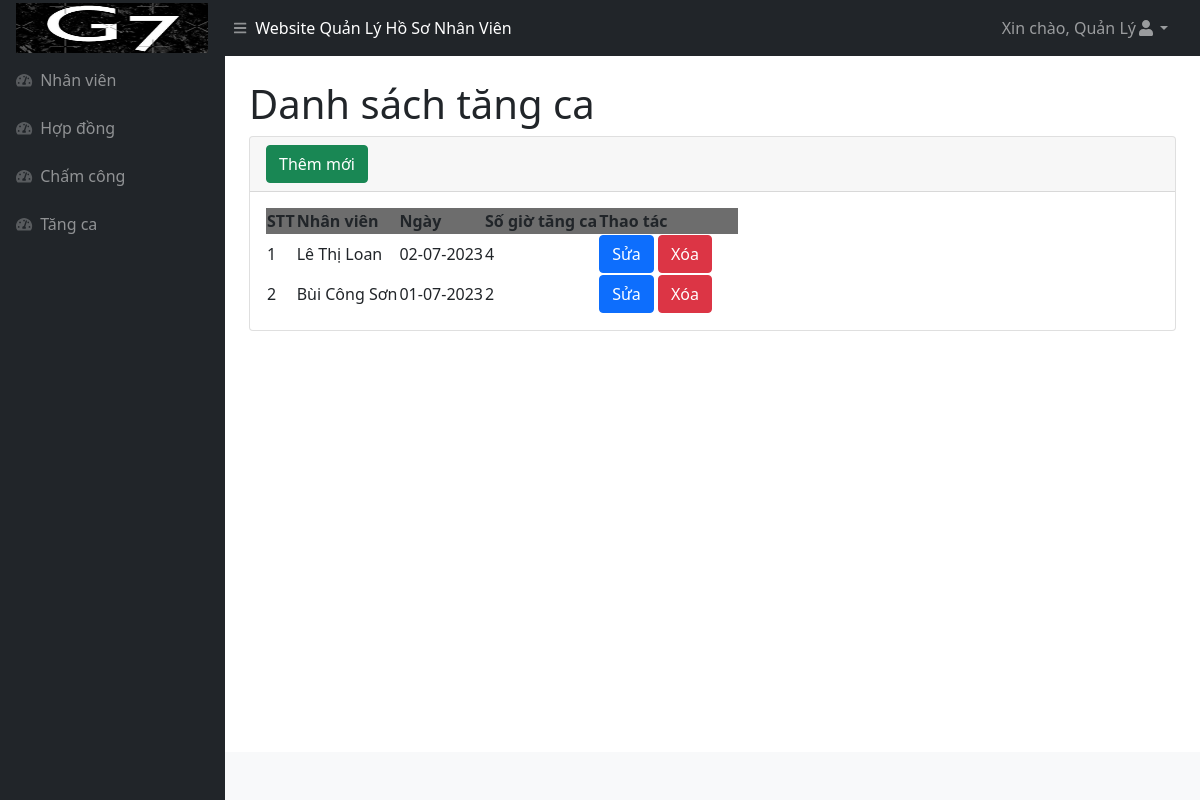
/tangca.php (signed in), run on the app's committed database.
### tables this page shows
CREATE TABLE `taikhoan` (
  `id` int(11) NOT NULL,
  `tendangnhap` varchar(255) NOT NULL,
  `matkhau` varchar(255) NOT NULL,
  `tenhienthi` varchar(250) NOT NULL
);

CREATE TABLE `tangca` (
  `id` int(11) NOT NULL,
  `nhanvien_id` int(11) NOT NULL,
  `ngay` date NOT NULL,
  `so_gio` int(11) NOT NULL
);

CREATE TABLE `nhanvien` (
  `id` int(11) NOT NULL,
  `ten` varchar(100) NOT NULL,
  `email` varchar(100) NOT NULL,
  `dien_thoai` varchar(20) NOT NULL,
  `gioi_tinh` enum('Nam','Nữ') NOT NULL,
  `so_cccd` varchar(20) NOT NULL,
  `ngay_sinh` date NOT NULL,
  `que_quan` varchar(200) NOT NULL,
  `tinh_trang_hon_nhan` enum('Độc thân','Đã kết hôn','Ly hôn') NOT NULL,
  `ngay_vao_lam` date NOT NULL,
  `phong_ban` varchar(100) NOT NULL,
  `chuc_vu` varchar(100) NOT NULL,
  `trinh_do_hoc_van` enum('Đại học','Cao Đẳng','Trung học phổ thông','Trung học cơ sở') NOT NULL
);

### tangca.php (the view, shortened to what this page needs)
<!DOCTYPE html>
<html lang="en">
<head>
    <?php include('inc/head.php') ?>
</head>
<body class="sb-nav-fixed">
    <?php include('inc/header.php') ?>
    <div id="layoutSidenav">
        <?php include('inc/menu.php') ?>
        <div id="layoutSidenav_content">
            <main>
                <div class="container-fluid px-4">
                    <h1 class="mt-4">Danh sách tăng ca</h1>
                    <div class="card mb-4">
                        <div class="card-header">
                            <button type="button" class="btn btn-success" data-bs-toggle="modal" data-bs-target="#exampleModalAdd">
                                Thêm mới
                            </button>
                        </div>
                        <div class="card-body">
                            <table id="datatablesSimple">
                                <thead>
                                    <tr style="background-color : #6D6D6D">
                                        <th>STT</th>
                                        <th>Nhân viên</th>
                                        <th>Ngày</th>
                                        <th>Số giờ tăng ca</th>
                                        <th>Thao tác</th>
                                    </tr>
                                </thead>
                                <tbody>
                                    <?php
                                    $query = "SELECT a.*,b.ten
                                    FROM tangca as a,nhanvien as b
                                     WHERE a.nhanvien_id = b.id
                                     ORDER BY a.ngay DESC";
                                    $result = mysqli_query($connect, $query);
                                    $stt = 1;
                                    while ($arUser = mysqli_fetch_array($result, MYSQLI_ASSOC)) {
                                        $idModelDel = "exampleModalDel" . $arUser["id"];
                                        $idModelEdit = "exampleModalEdit" . $arUser["id"];
                                    ?>
                                        <tr>
                                            <td><?php echo $stt ?></td>
                                            <td><?php echo $arUser["ten"] ?></td>
                                            <td><?php echo date("d-m-Y", strtotime($arUser["ngay"])) ?> </td>
                                            <td><?php echo $arUser["so_gio"] ?> </td>
                                            <td style="width : 140px !important">
                                                <button type="button" class="btn btn-primary" data-bs-toggle="modal" data-bs-target="#<?php echo $idModelEdit ?>">
                                                    Sửa
                                                </button>
                                                <button type="button" class="btn btn-danger" data-bs-toggle="modal" data-bs-target="#<?php echo $idModelDel ?>">
                                                    Xóa
                                                </button>
                                            </td>
                                        </tr>
                        </div>
                    <?php $stt++;
                                    } ?>
                    </div>
                </div>
        </div>
        <?php include('inc/footer.php') ?>
</body>
</html>

### inc/header.php (shortened to what this page needs)
<?php include('inc/connect.php'); ?>
<nav class="sb-topnav navbar navbar-expand navbar-dark bg-dark">
        <a class="navbar-brand ps-3" href="nhanvien.php"><img src="./inc/logoweb.png" style="width : 192px; height : 50px" /></a>
        <button class="btn btn-link btn-sm order-1 order-lg-0 me-4 me-lg-0" id="sidebarToggle" href="#!"><i
                class="fas fa-bars"></i></button>
        <p style="color:white;margin-top:15px">Website Quản Lý Hồ Sơ Nhân Viên</p>
        <ul class="navbar-nav ms-auto ms-md-0 me-3 me-lg-4">
            <li class="nav-item dropdown">
               <?php
               $id = $_SESSION['id'];
               $querylm = mysqli_query($connect, "SELECT * FROM taikhoan WHERE `id`='{$id}'");
               $row = mysqli_fetch_array($querylm);
               $ten = $row['tenhienthi'];
               ?>
                <a class="nav-link dropdown-toggle" id="navbarDropdown" href="#" role="button" data-bs-toggle="dropdown"
                    aria-expanded="false">Xin chào, <?php echo $ten; ?><i class="fas fa-user fa-fw"></i></a>
            </li>
        </ul>
    </nav>

### data on the page
taikhoan: tenhienthi "Quản Lý"
tangca: nhanvien.ten "Lê Thị Loan", ngay "02-07-2023", so_gio "4"
tangca: nhanvien.ten "Bùi Công Sơn", ngay "01-07-2023", so_gio "2"
